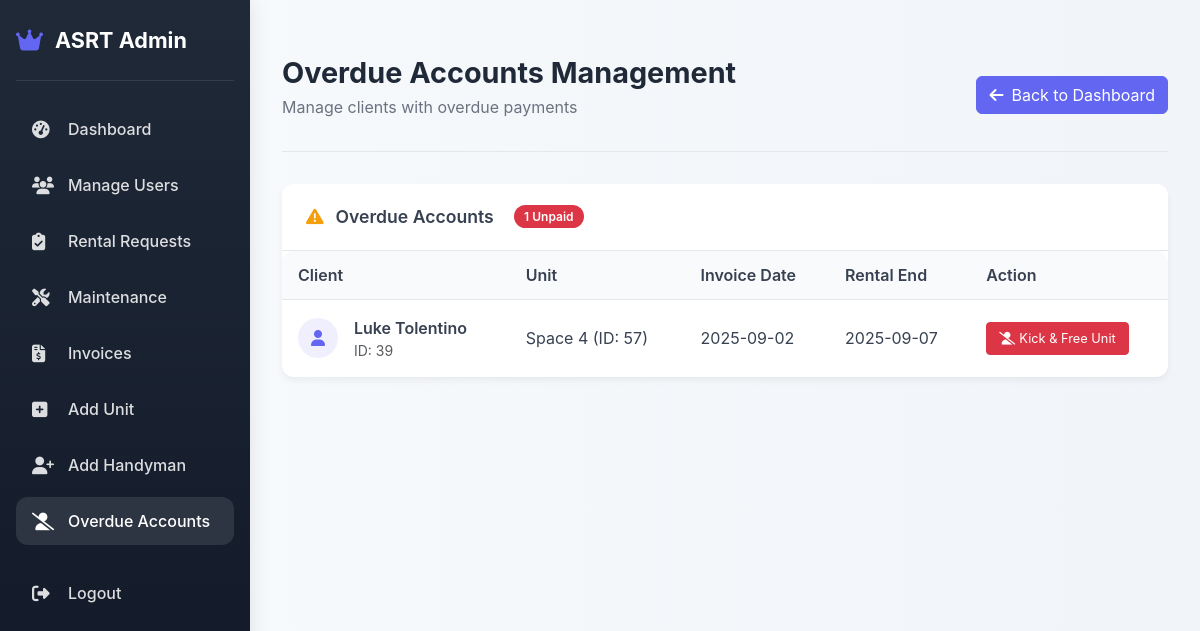
Screenshot of /Admin/admin_kick_unpaid.php (signed in) with the database file from the repository.
### tables this page shows
CREATE TABLE `invoice` (
  `Invoice_ID` int(11) NOT NULL,
  `Client_ID` int(11) DEFAULT NULL,
  `InvoiceDate` date DEFAULT NULL,
  `EndDate` date DEFAULT NULL,
  `InvoiceTotal` decimal(10,2) DEFAULT NULL,
  `Status` varchar(10) DEFAULT 'unpaid',
  `Space_ID` int(11) DEFAULT NULL,
  `Flow_Status` varchar(10) NOT NULL DEFAULT 'new',
  `Chat_ID` int(11) DEFAULT NULL
);

CREATE TABLE `client` (
  `Client_ID` int(11) NOT NULL,
  `Client_fn` varchar(255) DEFAULT NULL COMMENT 'First name',
  `Client_ln` varchar(255) DEFAULT NULL COMMENT 'Last name',
  `Client_Email` varchar(255) NOT NULL COMMENT 'Email address',
  `Client_Phone` varchar(20) DEFAULT NULL COMMENT 'Phone number',
  `C_username` varchar(50) NOT NULL COMMENT 'Username (unique)',
  `C_password` varchar(255) NOT NULL COMMENT 'Password (hashed)',
  `Status` enum('Active','Inactive') NOT NULL DEFAULT 'Active' COMMENT 'Account status'
);

CREATE TABLE `space` (
  `Space_ID` int(11) NOT NULL,
  `Name` varchar(255) DEFAULT NULL,
  `SpaceType_ID` int(11) DEFAULT NULL,
  `UA_ID` int(11) DEFAULT NULL,
  `Street` varchar(255) DEFAULT NULL,
  `Brgy` varchar(255) DEFAULT NULL,
  `City` varchar(255) DEFAULT NULL,
  `Photo` varchar(255) DEFAULT NULL,
  `Price` decimal(10,2) DEFAULT NULL,
  `Flow_Status` varchar(10) NOT NULL DEFAULT 'new',
  `Photo1` varchar(255) DEFAULT NULL,
  `Photo2` varchar(255) DEFAULT NULL,
  `Photo3` varchar(255) DEFAULT NULL,
  `Photo4` varchar(255) DEFAULT NULL,
  `Photo5` varchar(255) DEFAULT NULL
);

CREATE TABLE `rentalrequest` (
  `Request_ID` int(11) NOT NULL,
  `Client_ID` int(11) NOT NULL,
  `Space_ID` int(11) NOT NULL,
  `StartDate` date NOT NULL,
  `EndDate` date NOT NULL,
  `Status` enum('Pending','Accepted','Rejected') DEFAULT 'Pending',
  `Flow_Status` varchar(10) NOT NULL DEFAULT 'new',
  `Requested_At` datetime DEFAULT current_timestamp()
);

### database/database.php (called while the page is built, shortened)
<?php
class Database {
    private $host = "localhost";
    private $dbname = "asrp";
    private $user = "root";
    private $pass = "";
    private $pdo;
    public function __construct() {
        $dsn = "mysql:host={$this->host};dbname={$this->dbname};charset=utf8mb4";
        $options = [
            PDO::ATTR_ERRMODE            => PDO::ERRMODE_EXCEPTION,
            PDO::ATTR_DEFAULT_FETCH_MODE => PDO::FETCH_ASSOC,
            PDO::ATTR_EMULATE_PREPARES   => false,
        ];
        try {
            $this->pdo = new PDO($dsn, $this->user, $this->pass, $options);
        } catch (PDOException $e) {
            die("Database connection failed: " . $e->getMessage());
        }
    }
    public function getOverdueRentalsForKicking() {
        $sql = "SELECT i.Invoice_ID, i.Client_ID, i.Space_ID, i.InvoiceDate,
                       i.Status, c.Client_fn, c.Client_ln, s.Name as SpaceName, r.EndDate, r.Request_ID
                FROM invoice i
                JOIN client c ON i.Client_ID = c.Client_ID
                JOIN space s ON i.Space_ID = s.Space_ID
                JOIN rentalrequest r ON i.Client_ID = r.Client_ID AND i.Space_ID = r.Space_ID
                WHERE i.Status = 'unpaid'
                  AND i.InvoiceDate <= CURDATE()
                  AND r.EndDate <= CURDATE()
                  AND r.Status = 'Accepted'
                ORDER BY r.EndDate ASC";
        try {
            return $this->pdo->query($sql)->fetchAll();
        } catch (PDOException $e) {
            return [];
        }
    }
}
?>

### Admin/admin_kick_unpaid.php (the view, shortened to what this page needs)
<?php
require_once '../database/database.php';
$db = new Database();
$overdue_rentals = $db->getOverdueRentalsForKicking();
?>
<!DOCTYPE html>
<html lang="en">
<head>
    <link href="https://cdn.jsdelivr.net/npm/bootstrap@5.3.6/dist/css/bootstrap.min.css" rel="stylesheet">
    <link href="https://cdnjs.cloudflare.com/ajax/libs/font-awesome/6.5.0/css/all.min.css" rel="stylesheet">
</head>
<body>
    <div class="toggle-btn"><i class="fas fa-bars"></i></div>
    <div class="sidebar">
        <div class="sidebar-header">
            <a href="#" class="sidebar-brand">
                <i class="fas fa-crown"></i>
                <span>ASRT Admin</span>
            </a>
        </div>
        <div class="nav-item">
            <a href="dashboard.php" class="nav-link">
                <i class="fas fa-tachometer-alt"></i>
                <span>Dashboard</span>
            </a>
        </div>
        <div class="nav-item">
            <a href="manage_user.php" class="nav-link">
                <i class="fas fa-users"></i>
                <span>Manage Users</span>
            </a>
        </div>
        <div class="nav-item">
            <a href="view_rental_requests.php" class="nav-link">
                <i class="fas fa-clipboard-check"></i>
                <span>Rental Requests</span>
            </a>
        </div>
        <div class="nav-item">
            <a href="manage_maintenance.php" class="nav-link">
                <i class="fas fa-tools"></i>
                <span>Maintenance</span>
            </a>
        </div>
        <div class="nav-item">
            <a href="generate_invoice.php" class="nav-link">
                <i class="fas fa-file-invoice-dollar"></i>
                <span>Invoices</span>
            </a>
        </div>
        <div class="nav-item">
            <a href="add_unit.php" class="nav-link">
                <i class="fas fa-plus-square"></i>
                <span>Add Unit</span>
            </a>
        </div>
        <div class="nav-item">
            <a href="admin_add_handyman.php" class="nav-link">
                <i class="fas fa-user-plus"></i>
                <span>Add Handyman</span>
            </a>
        </div>
        <div class="nav-item">
            <a href="admin_kick_unpaid.php" class="nav-link active">
                <i class="fas fa-user-slash"></i>
                <span>Overdue Accounts</span>
            </a>
        </div>
        <div class="nav-item mt-4">
            <a href="logout.php" class="nav-link">
                <i class="fas fa-sign-out-alt"></i>
                <span>Logout</span>
            </a>
        </div>
    </div>
    <div class="content">
        <div class="dashboard-header">
            <div class="welcome-text">
                <h1>Overdue Accounts Management</h1>
                <p>Manage clients with overdue payments</p>
            </div>
            <div class="header-actions">
                <a href="dashboard.php" class="btn btn-primary">
                    <i class="fas fa-arrow-left me-2"></i>Back to Dashboard
                </a>
            </div>
        </div>
        <div class="dashboard-card animate-fade-in">
            <div class="card-header">
                <i class="fas fa-exclamation-triangle text-warning"></i>
                <span>Overdue Accounts</span>
                <?php if (!empty($overdue_rentals)): ?>
                    <span class="badge bg-danger ms-2"><?= count($overdue_rentals) ?> Unpaid</span>
                <?php endif; ?>
            </div>
            <div class="card-body p-0">
                <?php if (!empty($overdue_rentals)): ?>
                    <div class="table-container">
                        <table class="custom-table">
                            <thead>
                                <tr>
                                    <th>Client</th>
                                    <th>Unit</th>
                                    <th>Invoice Date</th>
                                    <th>Rental End</th>
                                    <th>Action</th>
                                </tr>
                            </thead>
                            <tbody>
                                <?php foreach($overdue_rentals as $row): ?>
                                    <tr>
                                        <td>
                                            <div class="d-flex align-items-center">
                                                <div class="bg-primary-light rounded-circle d-flex align-items-center justify-content-center me-3" style="width: 40px; height: 40px;">
                                                    <i class="fas fa-user text-primary"></i>
                                                </div>
                                                <div>
                                                    <div class="fw-semibold"><?= htmlspecialchars($row['Client_fn'] . ' ' . $row['Client_ln']) ?></div>
                                                    <div class="text-muted small">ID: <?= $row['Client_ID'] ?></div>
                                                </div>
                                            </div>
                                        </td>
                                        <td><?= htmlspecialchars($row['SpaceName']) ?> (ID: <?= $row['Space_ID'] ?>)</td>
                                        <td><?= htmlspecialchars($row['InvoiceDate']) ?></td>
                                        <td><?= htmlspecialchars($row['EndDate']) ?></td>
                                        <td>
                                            <form method="post" onsubmit="return confirmAction(this);">
                                                <button type="submit" class="btn btn-sm btn-danger">
                                                    <i class="fas fa-user-slash me-1"></i>Kick & Free Unit
                                                </button>
                                            </form>
                                        </td>
                                    </tr>
                                <?php endforeach; ?>
                            </tbody>
                        </table>
                    </div>
                <?php endif; ?>
            </div>
        </div>
    </div>
</body>
</html>

### Admin/admin_kick_unpaid.php (style rules this page uses)
:root { --primary: #6366f1; --primary-dark: #4f46e5; --secondary: #10b981; --danger: #ef4444; --warning: #f59e0b; --info: #06b6d4; --dark: #1f2937; --darker: #111827; --light: #f3f4f6; --border-radius: 12px; --transition: all 0.3s ease; }
body { margin: 0; font-family: 'Inter', sans-serif; background: linear-gradient(to right, #f8fafc, #f1f5f9); color: #374151; min-height: 100vh; overflow-x: hidden; }
.sidebar { width: 250px; min-height: 100vh; background: linear-gradient(180deg, var(--dark), var(--darker)); color: white; position: fixed; top: 0; left: 0; transition: transform 0.3s ease-in-out; padding: 1.5rem 1rem; box-shadow: 0 0 20px rgba(0, 0, 0, 0.1); z-index: 1000; overflow-y: auto; }
.sidebar-header { padding: 0 0 1.5rem 0; border-bottom: 1px solid rgba(255, 255, 255, 0.1); margin-bottom: 1.5rem; }
.sidebar-brand { display: flex; align-items: center; gap: 0.75rem; font-weight: 700; font-size: 1.35rem; color: white; text-decoration: none; }
.sidebar-brand i { color: var(--primary); font-size: 1.5rem; }
.nav-item { margin-bottom: 0.5rem; position: relative; }
.nav-link { display: flex; align-items: center; padding: 0.75rem 1rem; color: rgba(255, 255, 255, 0.85); border-radius: var(--border-radius); text-decoration: none; transition: var(--transition); font-weight: 500; }
.nav-link:hover, .nav-link.active { background: rgba(255, 255, 255, 0.1); color: white; }
.nav-link i { width: 24px; margin-right: 0.75rem; font-size: 1.1rem; }
.content { margin-left: 250px; padding: 2rem; transition: margin-left 0.3s; }
.dashboard-header { display: flex; justify-content: space-between; align-items: center; margin-bottom: 2rem; padding-bottom: 1rem; border-bottom: 1px solid #e5e7eb; }
.welcome-text h1 { font-weight: 700; font-size: 1.8rem; color: var(--dark); margin-bottom: 0.25rem; }
.welcome-text p { color: #6b7280; font-size: 1rem; }
.dashboard-card { background: white; border-radius: var(--border-radius); box-shadow: 0 4px 6px rgba(0, 0, 0, 0.05); margin-bottom: 2rem; overflow: hidden; }
.card-header { padding: 1.25rem 1.5rem; background: white; border-bottom: 1px solid #e5e7eb; font-weight: 600; font-size: 1.1rem; display: flex; align-items: center; gap: 0.75rem; }
.card-header i { color: var(--primary); }
.card-body { padding: 1.5rem; }
.table-container { overflow-x: auto; border-radius: var(--border-radius); }
.custom-table { width: 100%; border-collapse: separate; border-spacing: 0; }
.custom-table th { background-color: #f9fafb; padding: 0.75rem 1rem; font-weight: 600; text-align: left; color: #374151; border-bottom: 1px solid #e5e7eb; }
.custom-table td { padding: 1rem; border-bottom: 1px solid #f3f4f6; }
.custom-table tr:last-child td { border-bottom: none; }
.animate-fade-in { animation: fadeIn 0.5s ease-in-out; }
.text-primary { color: var(--primary) !important; }
.text-warning { color: var(--warning) !important; }
.bg-primary-light { background: rgba(99, 102, 241, 0.1); }
.badge { padding: 0.35rem 0.65rem; font-weight: 600; border-radius: 20px; font-size: 0.75rem; }
.btn-primary { background: var(--primary); border-color: var(--primary); }
.btn-sm { padding: 0.35rem 0.75rem; font-size: 0.8rem; }

### rows the page displays
invoice: Client_ID.Client_ln "Luke Tolentino", Client_ID "39", Space_ID.Name "Space 4", Space_ID "57", InvoiceDate "2025-09-02", rentalrequest.EndDate "2025-09-07"

### other values shown
count($overdue_rentals) "1"
